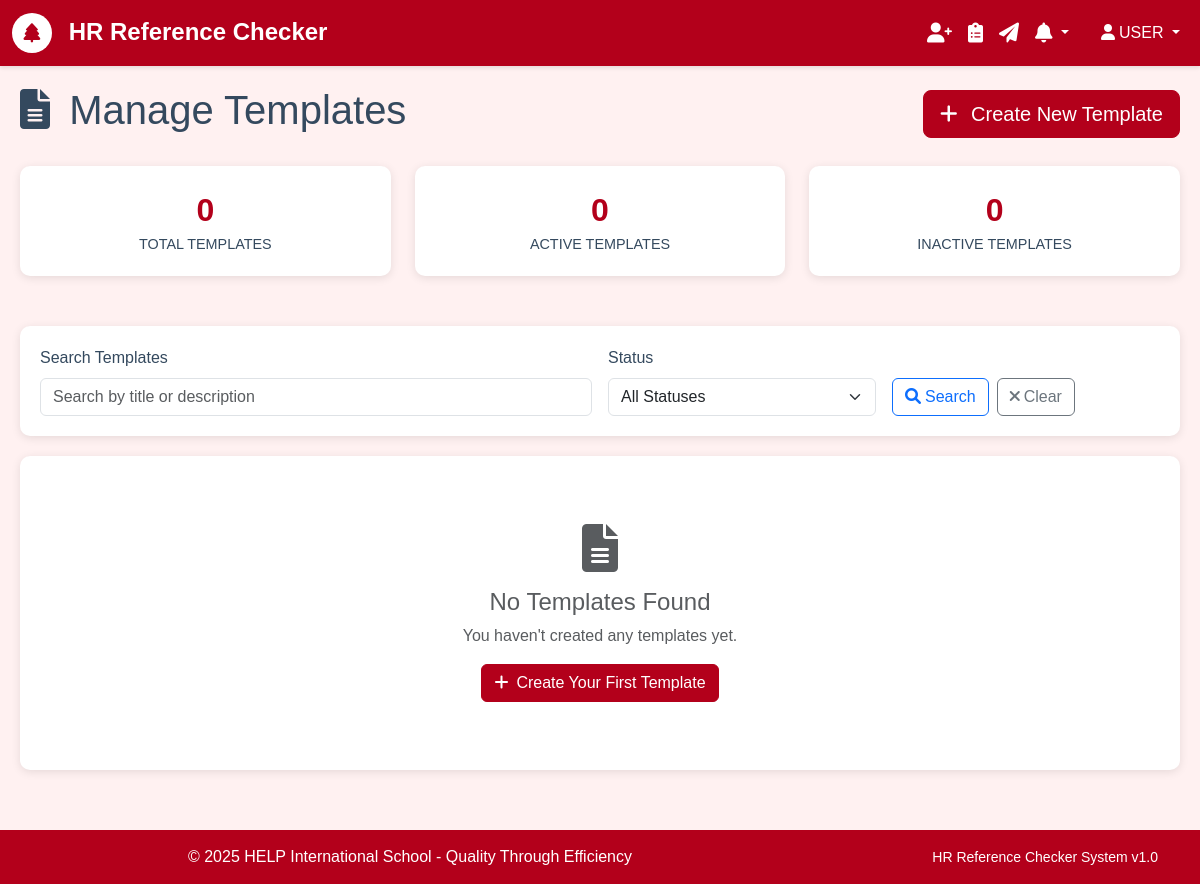
Page /templates/ (signed in) on the earlier database version.
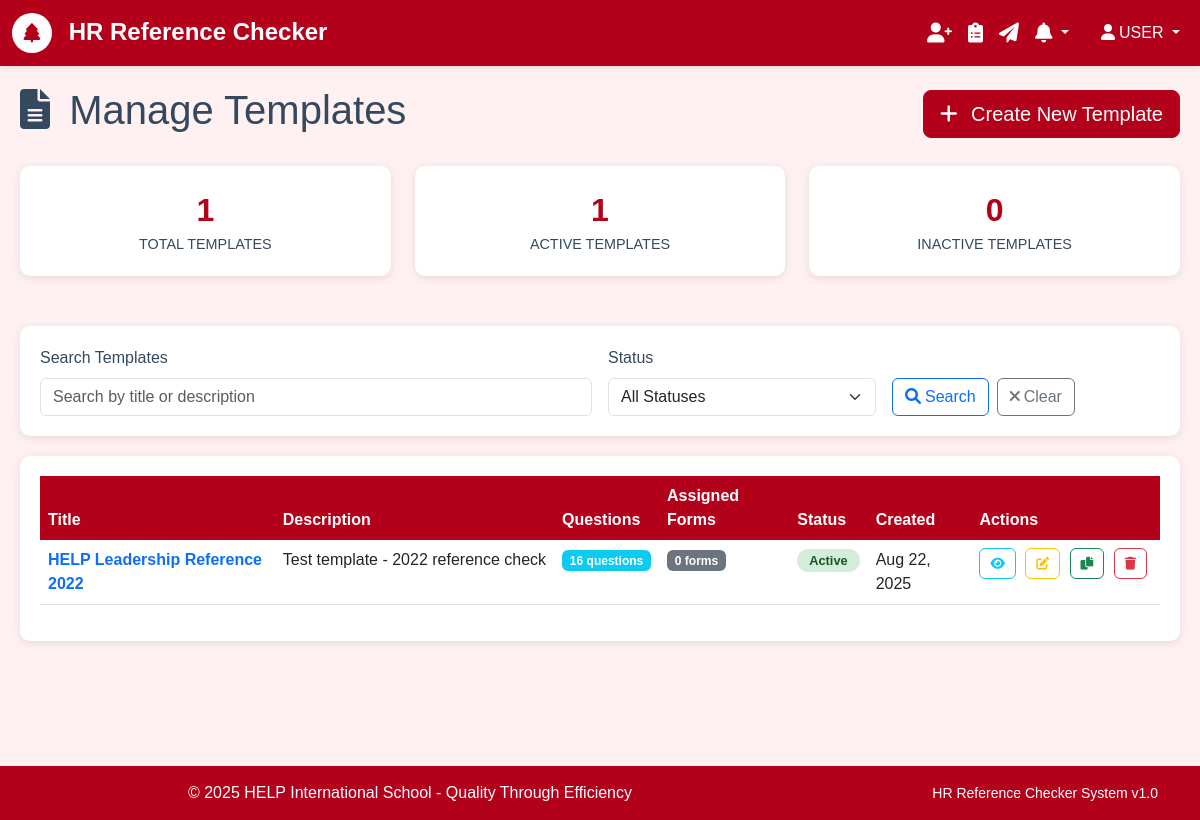
Same page on the later database version.
### form_templates/models.py (models this page shows, shortened)
class Template(models.Model):
    title = models.CharField(max_length=255, validators=[MinLengthValidator(3)])
    description = models.TextField(blank=True, help_text="Brief description of this template")
    instructions = models.TextField(
        blank=True,
        help_text="Instructions shown to referees before filling the form"
    )
    created_by = models.ForeignKey(settings.AUTH_USER_MODEL, on_delete=models.CASCADE)
    is_active = models.BooleanField(default=True)
    created_at = models.DateTimeField(auto_now_add=True)
    updated_at = models.DateTimeField(auto_now=True)
    class Meta:
        ordering = ['-created_at']
        verbose_name = 'Form Template'
        verbose_name_plural = 'Form Templates'
    def get_questions_count(self):
        return self.questions.count()
    def get_assigned_forms_count(self):
        return self.form_set.count()

### form_templates/views.py (the view)
# urls.py: path('', views.TemplateListView.as_view(), name='list'),
class TemplateListView(LoginRequiredMixin, ListView):
    model = Template
    template_name = 'formTemplates/list.html'  # Match your app folder pattern
    context_object_name = 'templates'
    paginate_by = 20
    def get_queryset(self):
        queryset = Template.objects.all().order_by('-created_at')
        search_query = self.request.GET.get('search')
        if search_query:
            queryset = queryset.filter(
                Q(title__icontains=search_query) |
                Q(description__icontains=search_query)
            )
        status_filter = self.request.GET.get('status')
        if status_filter == 'active':
            queryset = queryset.filter(is_active=True)
        elif status_filter == 'inactive':
            queryset = queryset.filter(is_active=False)
        return queryset
    def get_context_data(self, **kwargs):
        context = super().get_context_data(**kwargs)
        context['search_query'] = self.request.GET.get('search', '')
        context['status_filter'] = self.request.GET.get('status', '')
        context['total_templates'] = Template.objects.count()
        context['active_templates'] = Template.objects.filter(is_active=True).count()
        context['inactive_templates'] = Template.objects.filter(is_active=False).count()
        return context

### core/models.py (called while the page is built)
    @classmethod
    def get_unread_count(cls, user):
        return cls.objects.filter(user=user, is_read=False, is_dismissed=False).count()

    @classmethod
    def get_recent_notifications(cls, user, limit=10):
        return cls.objects.filter(user=user, is_dismissed=False).order_by('-created_at')[:limit]

### templates/formTemplates/list.html (shortened to what the changed rows need)
{% extends 'base.html' %}
{% block content %}
<div class="template-container">
    <div class="d-flex justify-content-between align-items-center mb-4">
        <h1>
            <i class="fas fa-file-alt me-2"></i>
            Manage Templates
        </h1>
    </div>
    <div class="row stats-row">
        <div class="col-md-4">
            <div class="stat-card">
                <div class="stat-number">{{ total_templates }}</div>
                <div class="stat-label">Total Templates</div>
            </div>
        </div>
        <div class="col-md-4">
            <div class="stat-card">
                <div class="stat-number">{{ active_templates }}</div>
                <div class="stat-label">Active Templates</div>
            </div>
        </div>
    </div>
    <div class="table-container">
        {% if templates %}
            <div class="table-responsive">
                <table class="table table-hover">
                    <thead>
                        <tr>
                            <th>Title</th>
                            <th>Description</th>
                            <th>Questions</th>
                            <th>Assigned Forms</th>
                            <th>Status</th>
                            <th>Created</th>
                            <th>Actions</th>
                        </tr>
                    </thead>
                    <tbody>
                        {% for template in templates %}
                        <tr>
                            <td>
                                <strong>
                                    <a href="{% url 'form_templates:detail' template.pk %}"
                                       class="text-decoration-none">
                                        {{ template.title }}
                                    </a>
                                </strong>
                            </td>
                            <td>
                                <div class="description-tooltip" data-full-description="{{ template.description|default:'No description provided' }}">
                                    <span class="template-description" title="Click to see full description">
                                        {% if template.description %}
                                            {{ template.description|truncatechars:50 }}
                                        {% else %}
                                            <em class="text-muted">No description</em>
                                        {% endif %}
                                    </span>
                                </div>
                            </td>
                            <td>
                                <span class="badge bg-info">
                                    {{ template.get_questions_count }} question{{ template.get_questions_count|pluralize }}
                                </span>
                            </td>
                            <td>
                                <span class="badge bg-secondary">
                                    {{ template.get_assigned_forms_count }} form{{ template.get_assigned_forms_count|pluralize }}
                                </span>
                            </td>
                            <td>
                                {% if template.is_active %}
                                    <span class="status-badge status-active">Active</span>
                                {% else %}
                                    <span class="status-badge status-inactive">Inactive</span>
                                {% endif %}
                            </td>
                            <td>{{ template.created_at|date:"M d, Y" }}</td>
                            <td>
                                <div class="action-buttons-container">
                                    <a href="{% url 'form_templates:detail' template.pk %}"
                                       class="btn btn-outline-info btn-action"
                                       title="View Details">
                                        <i class="fas fa-eye"></i>
                                    </a>
                                    <a href="{% url 'form_templates:edit' template.pk %}"
                                       class="btn btn-outline-warning btn-action"
                                       title="Edit">
                                        <i class="fas fa-edit"></i>
                                    </a>
                                    <form method="post" action="{% url 'form_templates:duplicate' template.pk %}"
                                          style="display: inline;">
                                        <button type="submit"
                                                class="btn btn-outline-success btn-action"
                                                title="Duplicate"
                                                onclick="return confirm('Create a copy of this template?')">
                                            <i class="fas fa-copy"></i>
                                        </button>
                                    </form>
                                    <a href="{% url 'form_templates:delete' template.pk %}"
                                       class="btn btn-outline-danger btn-action"
                                       title="Delete"
                                       onclick="return confirm('Are you sure you want to delete this template?')">
                                        <i class="fas fa-trash"></i>
                                    </a>
                                </div>
                            </td>
                        </tr>
                        {% endfor %}
                    </tbody>
                </table>
            </div>
        {% else %}
            <div class="text-center py-5">
                <i class="fas fa-file-alt fa-3x text-muted mb-3"></i>
                <h4 class="text-muted">No Templates Found</h4>
                <p class="text-muted">
                    {% if search_query or status_filter %}
                        No templates match your search criteria.
                        <a href="{% url 'form_templates:list' %}">Clear filters</a> to see all templates.
                    {% else %}
                        You haven't created any templates yet.
                    {% endif %}
                </p>
                {% if not search_query and not status_filter %}
                    <a href="{% url 'form_templates:create' %}" class="btn btn-primary">
                        <i class="fas fa-plus me-2"></i>Create Your First Template
                    </a>
                {% endif %}
            </div>
        {% endif %}
    </div>
</div>
{% endblock %}

Differences in the rows shown:
added Template: title "HELP Leadership Reference 2022", description "Test template - 2022 reference check", get_questions_count "16", get_assigned_forms_count "0", is_active "Active", created_at "Aug 22, 2025"
Other differences:
{{ total_templates }}: "0" → "1"
{{ active_templates }}: "0" → "1"
text no longer shown: "No Templates Found You haven't created any templates yet. Create Your First Template"
text now shown: "Title Description Questions Assigned Forms Status Created Actions"
